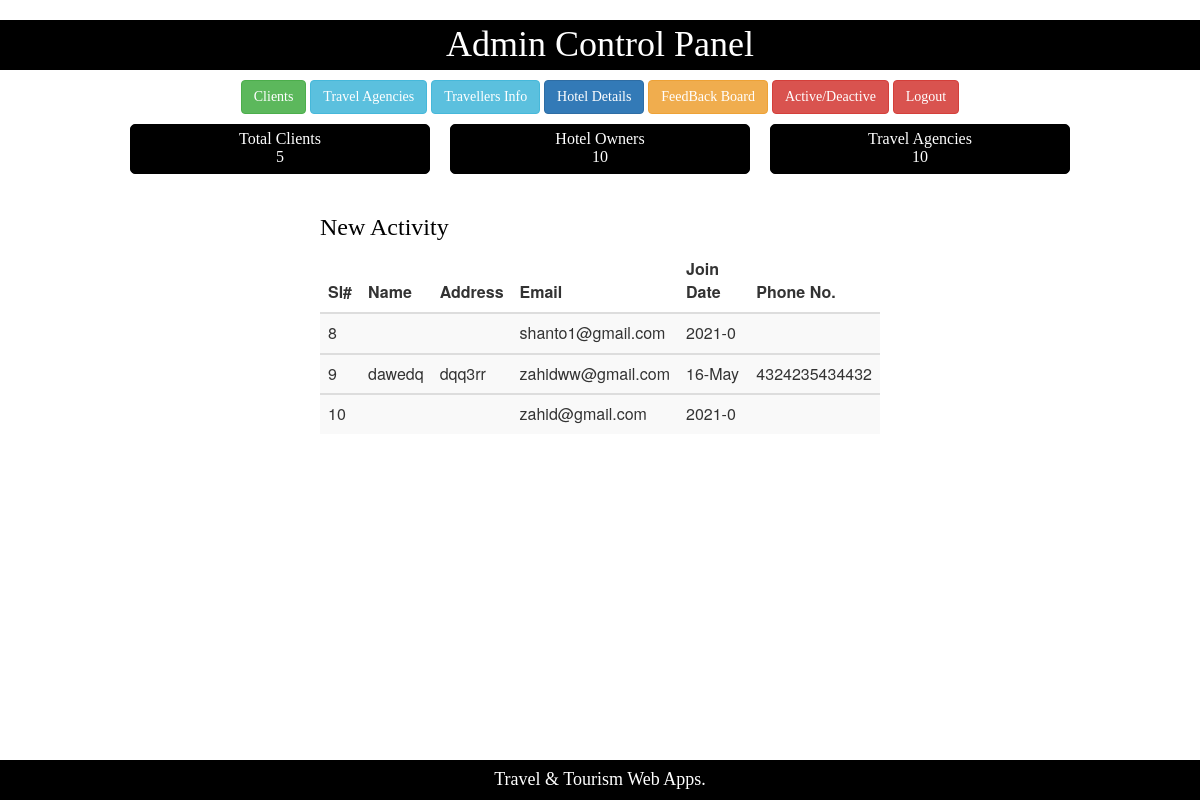
Page /Admin_Home.php on the committed database.
### tables this page shows
CREATE TABLE `temp_registry` (
  `sl` int(11) NOT NULL,
  `name` varchar(30) DEFAULT 'null',
  `address` varchar(30) DEFAULT 'null',
  `email` varchar(30) NOT NULL,
  `join_date` varchar(6) DEFAULT current_timestamp(),
  `phone_number` varchar(20) DEFAULT 'null',
  `password` varchar(30) NOT NULL,
  `type` varchar(30) NOT NULL
);

### models/db_config.php (called while the page is built, shortened)
<?php
	$db_server="localhost";
	$db_user="root";
	$db_password="";
	$db_name="wt_sp21_f";
	function get($query){
		global $db_server,$db_user,$db_password,$db_name;
		$conn = mysqli_connect($db_server,$db_user,$db_password,$db_name);
		$result = mysqli_query($conn,$query);
		$data=array();
		if(mysqli_num_rows($result) > 0){
			while($row=mysqli_fetch_assoc($result)){
				$data[] = $row;
			}
		}
		return $data;
	}
?>

### controllers/Admin_ClientController.php (called while the page is built, shortened)
<?php
require_once 'models/db_config.php';
   function getAllClient(){
   	  $query="SELECT * from temp_registry";
   	  $result=get($query);
   	  return $result;
   }
?>

### Admin_Home.php (the view)
<?php
include 'Admin_Home_Header.php';
require_once 'models/db_config.php';
require_once 'controllers/Admin_ClientController.php';
$result = getAllClient();
?>
<div>
	<table  align="center">
		<tr>
			<td>
				<div class="card">
				<span class="text-white"> Total Clients <br>
					5
				</span>
				</div>
			</td>
			<td>
				<div class="card">
				<span class="text-white"> Hotel Owners <br>
					10
				</span>
				</div>
			</td>
			<td>
				<div class="card">
				<span class="text-white"> Travel Agencies <br>
					10
				</span>
				</div>
			</td>
		</tr>
	</table>
</div>
<div class="center">
	<h3 class="text">New Activity</h3>
	<table class="table table-striped">
		<thead>
			<th>Sl#</th>
			<th>Name</th>
			<th>Address</th>
			<th>Email</th>
			<th>Join Date</th>
			<th>Phone No.</th>
		</thead>
		<?php
		foreach($result as $row): ?>
		<tbody>
			<td><?php echo $row["sl"];?></td>
			<td><?php echo $row["name"];?></td>
			<td><?php echo $row["address"];?></td>
			<td><?php echo $row["email"];?></td>
			<td><?php echo $row["join_date"];?></td>
			<td><?php echo $row["phone_number"];?> </td>
		</tbody>
	<?php endforeach;?>
	</table>
</div>
<?php include 'Admin_Home_Footer.php';?>

### styles/mystyle.css (style rules this page uses)
body { background-color:white; padding:0px; }
.card { border:1px solid black; width:300px; height:50px; margin-left:10px; margin-right:10px; margin-top:10px; border-radius: 5px; text-align: center; background-color:black; padding:5px; }
.text { font-family:consolas; color:black; }
.text-white { font-family:consolas; color:white; }
.center { margin: 0 auto; width:50% ; padding:20px; }

### rows in the picture
temp_registry: sl "8", email "shanto1@gmail.com", join_date "2021-0"
temp_registry: sl "9", name "dawedq", address "dqq3rr", email "zahidww@gmail.com", join_date "16-May", phone_number "4324235434432"
temp_registry: sl "10", email "zahid@gmail.com", join_date "2021-0"
